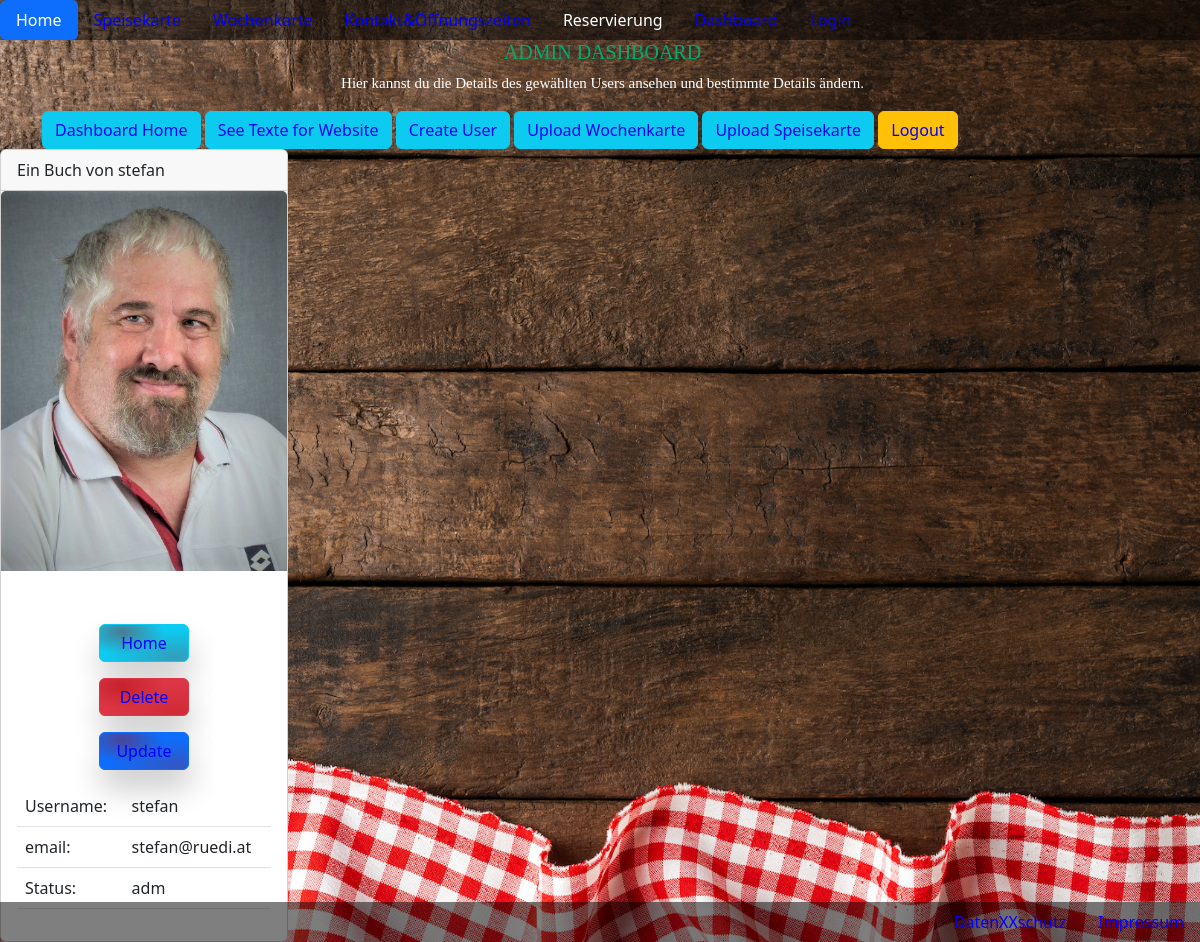
/details_user.php?id=39, run on the app's committed database.
### tables this page shows
CREATE TABLE `standardtexte` (
  `stexte_id` int(11) NOT NULL,
  `stext` varchar(2000) DEFAULT NULL,
  `fk_textart` int(11) NOT NULL
);

CREATE TABLE `users` (
  `username` varchar(90) NOT NULL,
  `id` int(11) NOT NULL,
  `password` varchar(255) NOT NULL,
  `email` varchar(255) NOT NULL,
  `picture` varchar(255) DEFAULT NULL,
  `status` varchar(4) NOT NULL DEFAULT 'user',
  `lastactivity` timestamp NOT NULL DEFAULT current_timestamp()
);

### details_user.php (the view, shortened to what this page needs)
<?php
    require_once "includes/db_connect.php";
    $id=$_GET["id"];
    $sql="select * from users where id = $id";
    $sqlDetails="SELECT standardtexte.stext, text_art.textart FROM standardtexte INNER JOIN text_art ON standardtexte.fk_textart = text_art.art_id where art_id=11";
    $resultText = mysqli_query ($connect, $sqlDetails);
    $rowX=mysqli_fetch_assoc($resultText);
    $admin_details_user = $rowX["stext"];
    $result = mysqli_query($connect, $sql);
    $row=mysqli_fetch_assoc($result);
    $body.="
        <div class='card' style='width: 18rem;'>
            <div class='card-header'>
                Ein Buch von {$row["username"]}
            </div>
            <img class='card-img-top ' src='uploads/pictures/user/" .$row['picture']."' width='100' alt='Card image cap'>
            <div class='card-body'>
            <h5 class='card-title'> </h5>
            <p class='card-text'> <br>
            <a href='index.php' class='mybtn btn btn-info'>Home</a>
            <a href='delete.php?id={$row["id"]}' class='btn btn-danger mybtn'>Delete</a>
            <a href='update_profile.php?id={$row["id"]}' class='btn btn-primary mybtn'>Update</a>
            <table class='table'>
                <tbody>
                    <tr>
                        <td>Username: </td>
                        <td>{$row["username"]} </td>
                    </tr>
                    <tr>
                        <td>email: </td>
                        <td>{$row["email"]} </td>
                    </tr>
                    <tr>
                    <td>Status: </td>
                    <td>{$row["status"]} </td>
                </tr>
                </tbody>
            </table>
            </div>
        </div>
        ";
?>
<!DOCTYPE html>
<html lang="en">
<head>
  <link rel="stylesheet" href="includes/css/beisl23.css">
  <link rel="stylesheet" href="includes/css/bootstrap.css">
</head>
<body>
<nav class="nav nav-pills flex-column flex-sm-row opacity_dark50">
<ul class="nav nav-pills">
  <li class="nav-item">
    <a class="nav-link active" aria-current="page" href="index.php">Home</a>
  </li>
  <li class="nav-item">
    <a class="nav-link" href="speisekarte.php">Speisekarte</a>
  </li>
  <li class="nav-item">
    <a class="nav-link" href="wochenkarte.php">Wochenkarte</a>
  </li>
  <li class="nav-item">
    <a class="nav-link" href="kontakt.php">Kontakt&Öffnungszeiten</a>
  </li>
  <li class="nav-item">
    <a class="nav-link text-white" href="reservierung.php">Reservierung</a>
  </li>
  <li class="nav-item">
    <a class="nav-link" href="dashboard.php" tabindex="-1" aria-disabled="true">Dashboard</a>
  </li>
  <li class="nav-item">
    <a class="nav-link" href="login.php" tabindex="-1" aria-disabled="true">Login</a>
  </li>
</ul>
</nav>
<div class="container">
                <h1 class="title_hours textcenter">ADMIN DASHBOARD</h1>
                <p class="hours textcenter"> <?php echo $admin_details_user ?></p>
                <a href='dashboard.php' class='btn btn-info'>Dashboard Home</a>
                <a href='texte.php' class='btn btn-info'>See Texte for Website</a>
                <a href='createuser.php' class='btn btn-info'>Create User</a>
                <a href='update_wochenkarte.php'  class='btn btn-info'>Upload Wochenkarte</a>
                <a href='update_speisekarte.php'  class='btn btn-info'>Upload Speisekarte</a>
                <a href='logout.php?logout' class='btn btn-warning'>Logout</a>
                <br>
  </div>
  <?php
                echo $body;
            ?>
<div class="nav nav-pills flex-column  d-flex opacity_dark50 fixed-bottom">
        <ul class="nav nav-pills justify-content-end d-flex">
          <li class="nav-item">
            <a class="nav-link" aria-current="datenschutz.php" href="datenschutz.php">DatenXXschutz</a>
          </li>
          <li class="nav-item">
            <a class="nav-link" href="impressum.php">Impressum</a>
          </li>
      </ul>
</div>
</body>
</html>

### includes/css/beisl23.css (style rules this page uses)
.title_hours { color:#04AA6D; }
body { background: url('../../media/pics/beisl_start.jpeg') no-repeat center fixed; -webkit-background-size:cover; -moz-background-size:cover; background-size:100% 100%; -o-background-size: cover; }
.hours { color:white; font-size:15px; padding-left:5px; font-family:batang; }
.title_hours { color:#04AA6D; font-size:20px; padding-left:5px; font-family:batang; }
.opacity_dark50 { background-color: rgba(0, 0, 0, 0.5); }
.textcenter { text-align:center; }
a { color:white; }
a:link { color:blue; }
.mybtn { color: #fff; padding: 15px 25px; border-radius: 100px; background-color: #1e3bcd; background-image: radial-gradient(93% 87% at 87% 89%, rgba(172, 9, 9, 0.23) 0%, transparent 86.18%), radial-gradient(66% 87% at 26% 20%, rgba(164, 8, 8, 0.41) 0%, rgba(255, 255, 255, 0) 69.79%, rgba(9, 152, 28, 0) 100%); box-shadow: 2px 19px 31px rgba(0, 0, 0, 0.2); font-weight: bold; font-size: 16px; display: block !important; width: 110px; text-align: center; margin-bottom: 0.5rem; margin: 0.3rem auto; border: 0; user-select: none; -webkit-user-select: none; touch-action: manipulation; cursor: pointer; width: 90px; margin-bottom: 1rem; text-align: center; }

### data on the page
standardtexte: stext "Hier kannst du die Details des gewählten Users ansehen und bestimmte Details ändern."
users: username "stefan", picture (picture), email "stefan@ruedi.at", status "adm"
